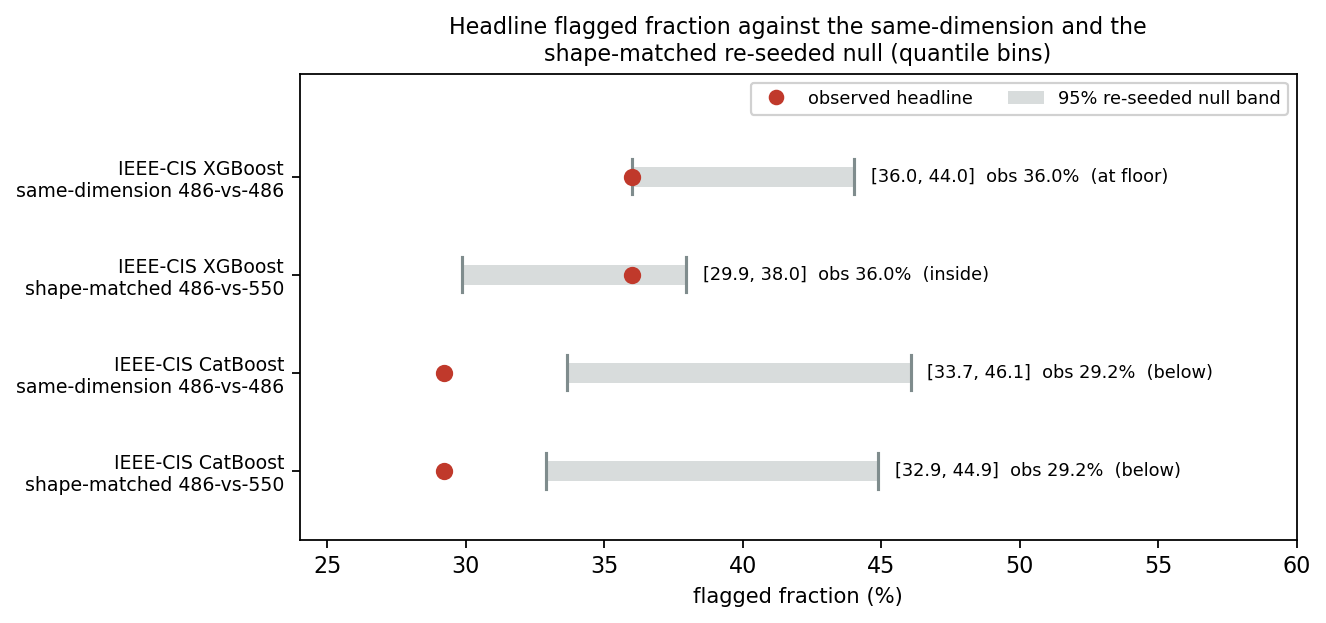

Generate this figure with Python:
"""GNNXAI_null_bands_matched -- shape-matched (486-vs-550) re-seeded null bands

Self-contained: reads only the committed CSVs shipped in this Quantlet folder.
The bands are produced by scripts/null_refit_covmatched.py and
scripts/null_bands_matched.py from the re-seeded refit caches; this script
only visualizes the assembled summaries.

Output: GNNXAI_null_bands_matched.png (+ .pdf)
"""
from __future__ import annotations

from pathlib import Path

import matplotlib
matplotlib.use("Agg")
import matplotlib.pyplot as plt
import numpy as np
import pandas as pd

HERE = Path(__file__).resolve().parent
C_OBS, C_BAND, C_ALT = "#c0392b", "#7f8c8d", "#2c7fb8"


def _save(fig, name):
    plt.tight_layout()
    for ext in ("pdf", "png"):
        fig.savefig(HERE / f"{name}.{ext}", dpi=160, bbox_inches="tight")
    print("wrote", HERE / f"{name}.png")


NAME = "GNNXAI_null_bands_matched"
M = pd.read_csv(HERE / "null_bands_matched.csv")
R = pd.read_csv(HERE / "null_bands_all_regen.csv")

# observed headline values (Table 2 of the manuscript)
OBS = {"xgb": 36.0, "catb": 29.2}


def _band(df, **q):
    for k, v in q.items():
        df = df[df[k] == v]
    r = df.iloc[0]
    return r.lo * 100, r.hi * 100, r["mean"] * 100


def main():
    rows = []
    for lrn, name in (("xgb", "IEEE-CIS XGBoost"), ("catb", "IEEE-CIS CatBoost")):
        sd = R[(R.learner == ("XGBoost" if lrn == "xgb" else "CatBoost"))
               & (R.binning == "quantile")].iloc[0]
        rows.append((f"{name}\nsame-dimension 486-vs-486",
                     sd.lo * 100, sd.hi * 100, OBS[lrn]))
        lo, hi, _ = _band(M, learner=lrn, family="matched_headline_off", binning="quantile")
        rows.append((f"{name}\nshape-matched 486-vs-550", lo, hi, OBS[lrn]))

    fig, ax = plt.subplots(figsize=(8.4, 4.0))
    y = np.arange(len(rows))
    for i, (_, lo, hi, obs) in enumerate(rows):
        ax.plot([lo, hi], [i, i], lw=9, color=C_BAND, alpha=0.30,
                solid_capstyle="butt", zorder=1)
        ax.plot([lo, lo], [i - .18, i + .18], color=C_BAND, lw=1.4)
        ax.plot([hi, hi], [i - .18, i + .18], color=C_BAND, lw=1.4)
        ax.scatter([obs], [i], color=C_OBS, zorder=3, s=46)
        # "at floor" rather than "below" when the observed value sits within half a
        # point of the lower edge: the manuscript reads that case as the band floor
        # (5th percentile), not as clearing the band downward.
        if obs > hi:
            verdict = "above"
        elif obs >= lo:
            verdict = "inside"
        elif lo - obs <= 0.5:
            verdict = "at floor"
        else:
            verdict = "below"
        ax.text(hi + 0.6, i, f"[{lo:.1f}, {hi:.1f}]  obs {obs:.1f}%  ({verdict})",
                va="center", fontsize=8)
    ax.set_yticks(y)
    ax.set_yticklabels([r[0] for r in rows], fontsize=8.5)
    ax.invert_yaxis()
    ax.set_xlabel("flagged fraction (%)", fontsize=9.5)
    ax.set_xlim(24, 60)
    ax.set_ylim(len(rows) - 0.3, -1.05)   # headroom for the legend strip
    ax.set_title("Headline flagged fraction against the same-dimension and the\n"
                 "shape-matched re-seeded null (quantile bins)", fontsize=10)
    handles = [plt.Line2D([], [], marker="o", ls="", color=C_OBS, label="observed headline"),
               plt.Rectangle((0, 0), 1, 1, facecolor=C_BAND, alpha=0.3,
                             label="95% re-seeded null band")]
    ax.legend(handles=handles, fontsize=8, loc="upper right", ncol=2, framealpha=0.9)
    _save(fig, NAME)
    return 0


if __name__ == "__main__":
    raise SystemExit(main())
